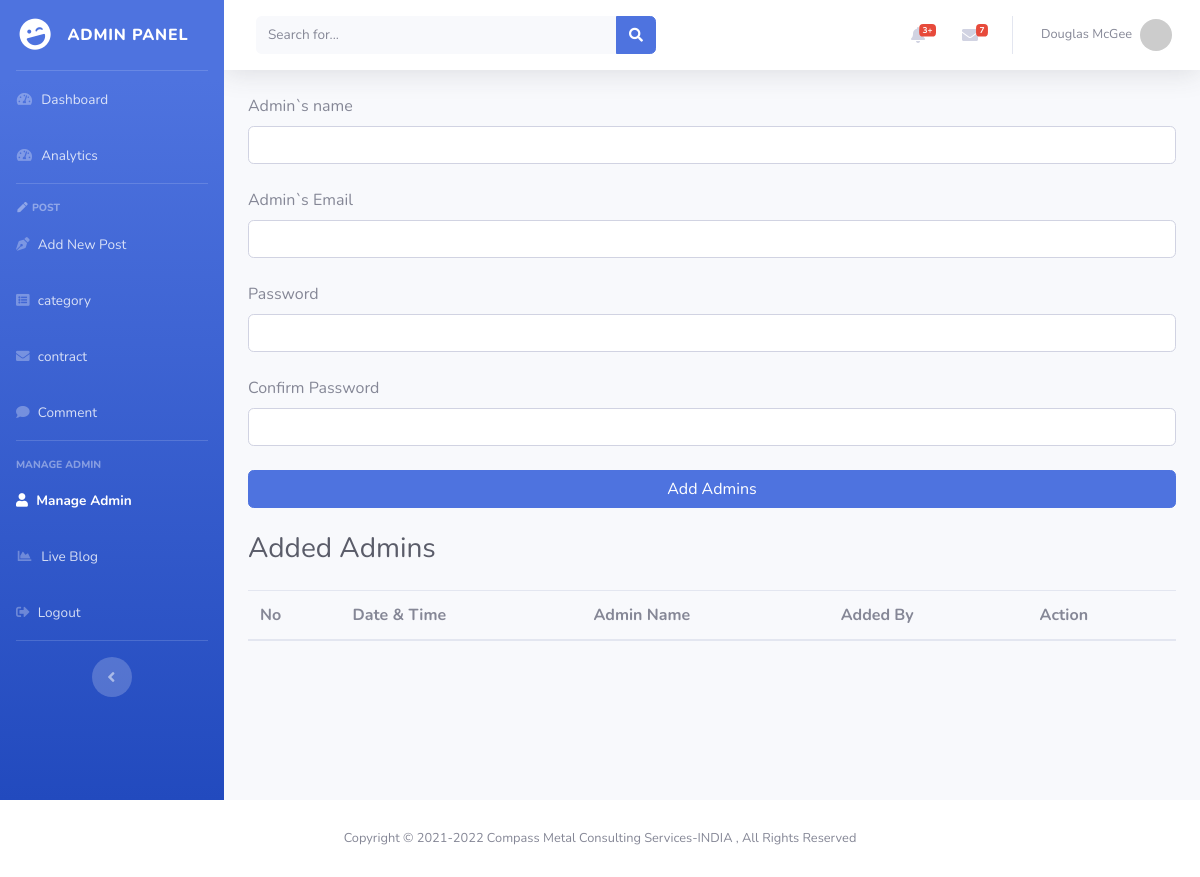
The page /admin/adminAdd.php on the database as committed earlier.
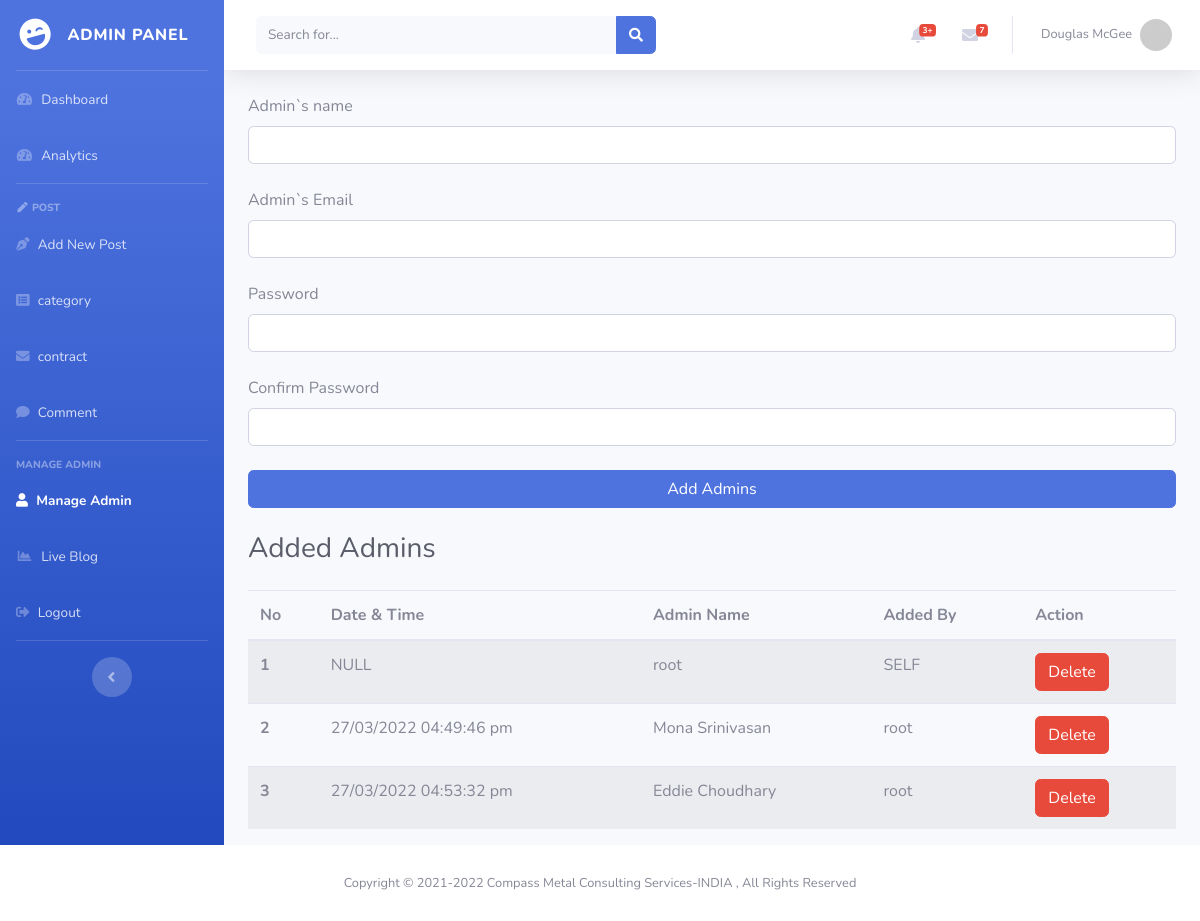
The same page on the database as committed later.
### tables this page shows
CREATE TABLE `admin_registration` (
  `id` int(10) NOT NULL,
  `datetime` varchar(50) NOT NULL,
  `adminname` varchar(200) NOT NULL,
  `adminPassword` varchar(200) NOT NULL,
  `adminEmail` varchar(500) NOT NULL,
  `addedby` varchar(200) NOT NULL
);

### admin/adminAdd.php (the view, shortened to what this page needs)
<?php
 require_once './partials/db.php';
?>
<!DOCTYPE html>
<html lang="en">
<head>
    <link href="vendor/fontawesome-free/css/all.min.css" rel="stylesheet" type="text/css">
    <link href="css/sb-admin-2.css" rel="stylesheet">
</head>
<body id="page-top">
    <div id="wrapper">
        <?php  require_once './partials/sidebar.php'; ?>
        <div id="content-wrapper" class="d-flex flex-column">
            <div id="content">
                <?php  require_once './partials/topbar.php'; ?>
                <div class="container-fluid">
                    <form
                        action="<?= ($_SERVER['PHP_SELF'])?>"
                        method="POST" name="f1" onsubmit="return validation()">
                        <div class="form-outline mb-4">
                            <label class="form-label" for="NameAdmin">Admin`s name</label>
                            <input type="text" id="NameAdmin" name="NameAdmin" class="form-control" />
                        </div>
                        <div class="form-outline mb-4">
                            <label class="form-label" for="EmailAdmin">Admin`s Email</label>
                            <input type="email" id="EmailAdmin" name="EmailAdmin" class="form-control" />
                        </div>
                        <div class="form-outline mb-4">
                            <label class="form-label" for="Adminpassword">Password</label>
                            <input type="password" id="Adminpassword" name="Adminpassword" class="form-control" />
                        </div>
                        <div class="form-outline mb-4">
                            <label class="form-label" for="ConfPassword">Confirm Password</label>
                            <input type="password" id="ConfPassword" name="ConfPassword" class="form-control" />
                        </div>
                        <button type="submit" name="submit" class="btn btn-primary btn-block mb-4">Add Admins</button>
                    </form>
                    <div class="d-sm-flex align-items-center justify-content-between mb-4">
                        <h1 class="h3 mb-0 text-gray-800">Added Admins</h1>
                    </div>
                    <table class="table table-striped">
                        <thead>
                            <tr>
                                <th scope="col">No</th>
                                <th scope="col">Date & Time</th>
                                <th scope="col">Admin Name</th>
                                <th scope="col">Added By</th>
                                <th scope="col">Action</th>
                            </tr>
                        </thead>
                        <tbody>
                            <?php
                            $adminQuery = "SELECT id,datetime,adminname,addedby
                             FROM admin_registration";
                            $adminQueryrun =mysqli_query($conn, $adminQuery);
                                $slno = 0;
                                while ($rows = mysqli_fetch_array($adminQueryrun)) {
                                    $A_id = $rows['id'];
                                    $Admindatetime = $rows['datetime'];
                                    $Admin_Name = $rows['adminname'];
                                    $addedby = $rows['addedby'];
                                    $slno++; ?>
                            <tr>
                                <th scope="row">
                                    <?= $slno ?>
                                </th>
                                <td>
                                    <?= $Admindatetime ?>
                                </td>
                                <td>
                                    <?= $Admin_Name ?>
                                </td>
                                <td>
                                    <?= $addedby ?>
                                </td>
                                <td>
                                    <a href="commentDel.php?id=<?= $A_id ?>"
                                        class="btn btn-danger">
                                        Delete
                                    </a>
                                </td>
                            </tr>
                            <?php
                                }?>
                        </tbody>
                    </table>
                </div>
            </div>
            <?php  require_once './partials/footer.php';

Rows that differ between the two databases and show on the page:
added admin_registration: datetime "NULL", adminname "root", addedby "SELF"
added admin_registration: datetime "27/03/2022 04:49:46 pm", adminname "Mona Srinivasan", addedby "root"
added admin_registration: datetime "27/03/2022 04:53:32 pm", adminname "Eddie Choudhary", addedby "root"
